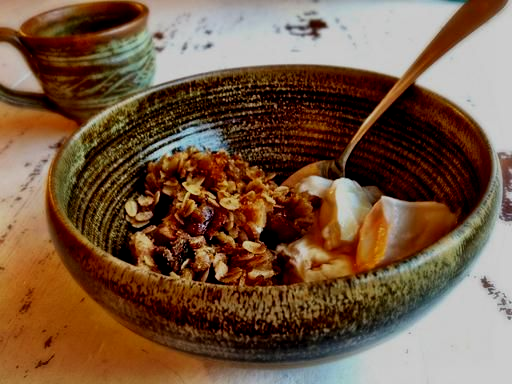
#> input picture output_cpt/92.png, 512 x 384 px, given in place of 92.jpeg, which was not available
$ jupyter execute 92.ipynb   (text cells are left out)
#> lines starting #> are read from the running program, lines starting #| are printed output that depends on the picture; pictures that were not available may be replaced by others from this repository, and a replacement may not be noted
[cell 1]
import cv2
import numpy as np
import matplotlib.pyplot as plt

# Read the image from the specified path
image_path = './data/92.jpeg'
image = cv2.imread(image_path)
#> image is the input picture: shape (384, 512, 3); mean B, G, R 67.1, 89.2, 118.6

# Convert the image from BGR to RGB color space
image_rgb = cv2.cvtColor(image, cv2.COLOR_BGR2RGB)

# Adjust the brightness by subtracting a value from all pixels
# We choose a value of 50 to reduce the brightness
adjusted_image = np.clip(image_rgb - 50, 0, 255).astype(np.uint8)
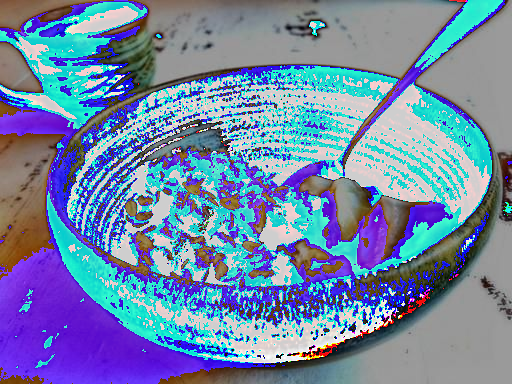
#> adjusted_image: shape (384, 512, 3); mean R, G, B 112.9, 133.4, 168

# Save the adjusted image
adjusted_image_path = './data/92_adjusted.jpeg'
cv2.imwrite(adjusted_image_path, cv2.cvtColor(adjusted_image, cv2.COLOR_RGB2BGR))

# Display the original and adjusted images using matplotlib
plt.figure(figsize=(10, 5))

# Display original image
plt.subplot(1, 2, 1)
plt.imshow(cv2.cvtColor(image, cv2.COLOR_BGR2RGB))
plt.title('Original Image')
plt.axis('off')

# Display adjusted image
plt.subplot(1, 2, 2)
plt.imshow(cv2.cvtColor(adjusted_image, cv2.COLOR_BGR2RGB))
plt.title('Adjusted Image')
plt.axis('off')

# Save the comparison figure
comparison_figure_path = './data/92_comparison.jpeg'
plt.savefig(comparison_figure_path)
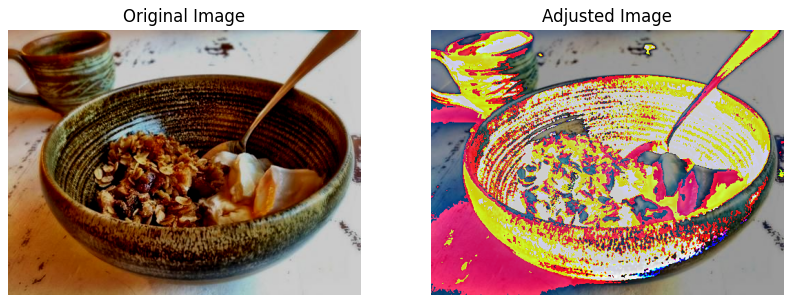
#> figure drawn by matplotlib, 2 panels; B, G, R data is drawn as R, G, B
plt.close()

print(f"Adjusted image saved at {adjusted_image_path}")
print(f"Comparison figure saved at {comparison_figure_path}")

$ run again, with output_cpt/101.png copied over output_cpt/92.png
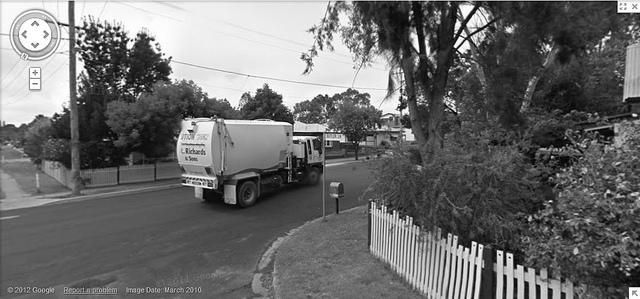
#> input picture output_cpt/101.png, 640 x 299 px, given in place of 92.jpeg, which was not available
#> image is the input picture: shape (299, 640, 3); min 0, max 255, mean 107.9
#> `adjusted_image = np.clip(image_rgb - 50, 0, 255).astype(np.uint8)`:
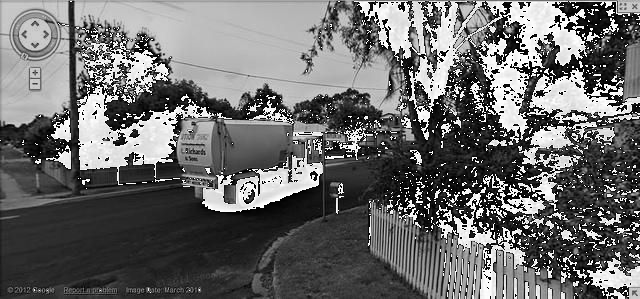
#> adjusted_image: shape (299, 640, 3); min 0, max 255, mean 107
#> `plt.savefig(comparison_figure_path)`:
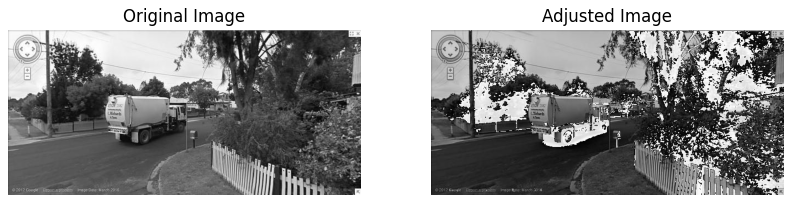
#> figure drawn by matplotlib, 2 panels

$ run again, with output_cpt/102.png copied over output_cpt/92.png
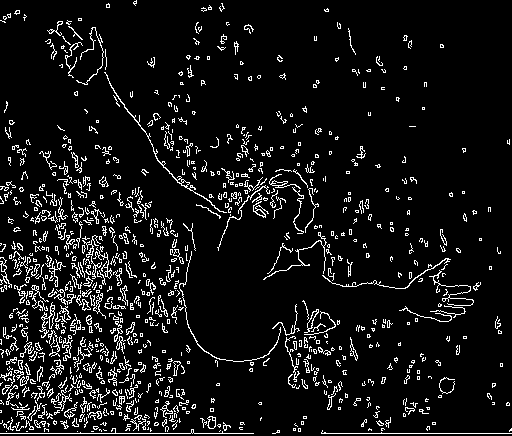
#> input picture output_cpt/102.png, 512 x 436 px, given in place of 92.jpeg, which was not available
#> image is the input picture: shape (436, 512, 3); 7.8% white in thin lines or dots
#> adjusted_image: shape (436, 512, 3); values 205 (black) and 206 (white), 92.2% white; black in thin lines or dots
#> `plt.savefig(comparison_figure_path)`:
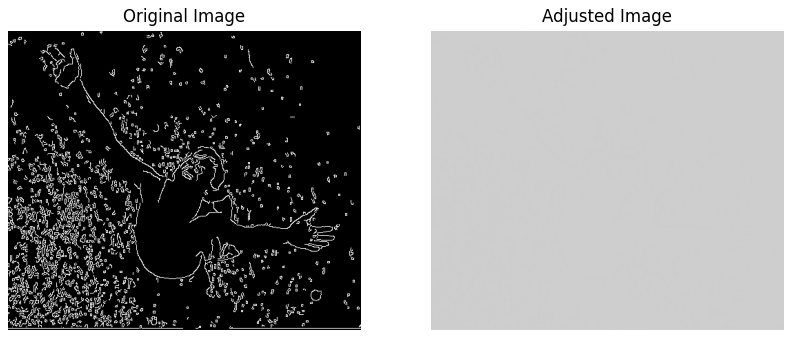
#> figure drawn by matplotlib, 2 panels
